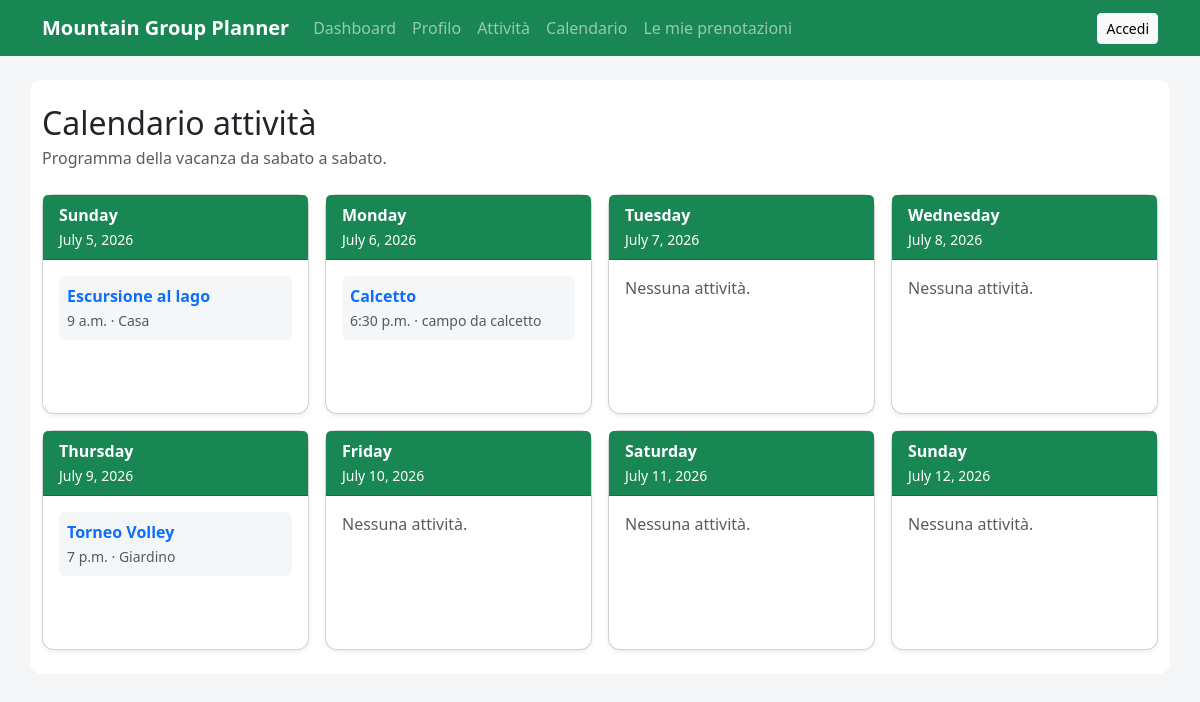
/activities/calendar/, run on the app's committed database.
### activities/models.py (models this page shows, shortened)
class Activity(models.Model):
    title = models.CharField(max_length=200)
    category = models.ForeignKey(
        Category,
        on_delete=models.SET_NULL,
        null=True,
        blank=True,
        related_name="activities"
    )
    description = models.TextField()
    date = models.DateField()
    start_time = models.TimeField()
    end_time = models.TimeField(blank=True, null=True)
    meeting_place = models.CharField(max_length=200)
    max_participants = models.PositiveIntegerField()
    what_to_bring = models.TextField(blank=True)
    created_by = models.ForeignKey(
        settings.AUTH_USER_MODEL,
        on_delete=models.CASCADE,
        related_name="created_activities"
    )
    created_at = models.DateTimeField(auto_now_add=True)
    updated_at = models.DateTimeField(auto_now=True)
    class Meta:
        verbose_name_plural = "Activities"

### activities/views.py (the view)
# urls.py: path("calendar/", views.activity_calendar, name="activity_calendar"),
def activity_calendar(request):
    activities = Activity.objects.all().order_by("date", "start_time")
    if activities.exists():
        start_date = activities.first().date
    else:
        start_date = None
    calendar_days = []
    if start_date:
        for i in range(8):
            current_date = start_date + timedelta(days=i)
            day_activities = activities.filter(date=current_date)
            calendar_days.append({
                "date": current_date,
                "activities": day_activities
            })
    context = {
        "calendar_days": calendar_days
    }
    return render(request, "activities/activity_calendar.html", context)

### templates/activities/activity_calendar.html (shortened to what this page needs)
{% extends "base.html" %}
{% block content %}
    <div class="mb-4">
        <h2 class="mb-1">Calendario attività</h2>
        <p class="text-muted mb-0">
            Programma della vacanza da sabato a sabato.
        </p>
    </div>
    {% if calendar_days %}
        <div class="calendar-grid">
            {% for day in calendar_days %}
                <div class="calendar-day card shadow-sm">
                    <div class="card-header bg-success text-white">
                        <strong>{{ day.date|date:"l" }}</strong>
                        <br>
                        <small>{{ day.date }}</small>
                    </div>
                    <div class="card-body">
                        {% if day.activities %}
                            {% for activity in day.activities %}
                                <div class="calendar-activity mb-2 p-2 rounded">
                                    <strong>
                                        <a href="{% url 'activities:activity_detail' activity.pk %}" class="text-decoration-none">
                                            {{ activity.title }}
                                        </a>
                                    </strong>
                                    <br>
                                    <small class="text-muted">
                                        {{ activity.start_time }} · {{ activity.meeting_place }}
                                    </small>
                                </div>
                            {% endfor %}
                        {% else %}
                            <p class="text-muted mb-0">
                                Nessuna attività.
                            </p>
                        {% endif %}
                    </div>
                </div>
            {% endfor %}
        </div>
    {% else %}
        <div class="alert alert-warning">
            Non ci sono attività in calendario.
        </div>
    {% endif %}
{% endblock %}

### static/css/style.css (style rules this page uses)
body { background-color: #f4f6f8; }
.card { border-radius: 12px; }
.calendar-grid { display: grid; grid-template-columns: repeat(4, 1fr); gap: 16px; }
.calendar-day { min-height: 220px; }
.calendar-activity { background-color: #f4f6f8; }

### data on the page
Activity: title "Escursione al lago", start_time "9 a.m.", meeting_place "Casa"
Activity: title "Calcetto", start_time "6:30 p.m.", meeting_place "campo da calcetto"
Activity: title "Torneo Volley", start_time "7 p.m.", meeting_place "Giardino"

### other printed values
{{ day.date|date:"l" }} "Sunday" "Monday" "Tuesday" "Wednesday" "Thursday" "Friday" "Saturday" "Sunday"
{{ day.date }} "July 5, 2026" "July 6, 2026" "July 7, 2026" "July 8, 2026" "July 9, 2026" "July 10, 2026" "July 11, 2026" "July 12, 2026"
